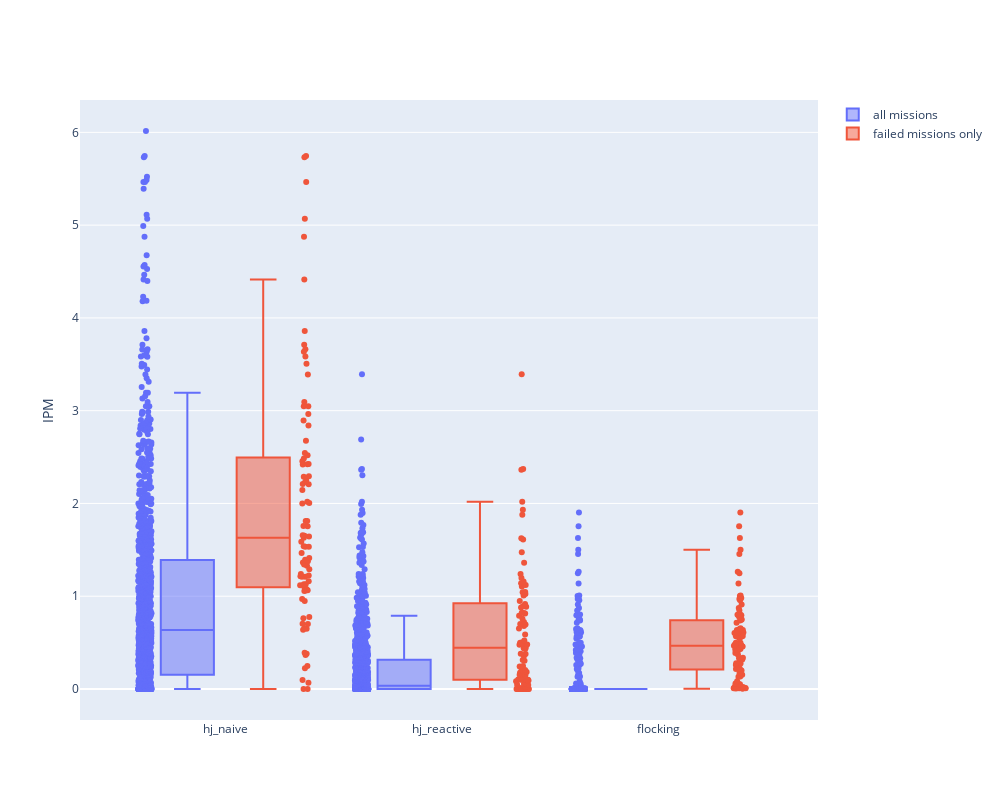

Notebook code cell kept with this figure:
### Code cell
# extract missions for which flocking failed to maintain connectivity
failed_idx_flocking = metrics_hj_flocking["Isolated_platform_metric"]>0

failed_hj_flocking =  metrics_hj_flocking[failed_idx_flocking]
failed_hj_naive = metrics_hj_naive[failed_idx_flocking]
failed_hj_reactive = metrics_hj_reactive[failed_idx_flocking]

ipm_dict_all= {"hj_naive": metrics_hj_naive["Isolated_platform_metric"],
                      "hj_reactive": metrics_hj_reactive["Isolated_platform_metric"],
                      "flocking":metrics_hj_flocking["Isolated_platform_metric"]}

ipm_dict_failed_connect= {"hj_naive": failed_connectivity_hj_naive["Isolated_platform_metric"],
                      "hj_reactive": failed_connectivity_hj_reactive["Isolated_platform_metric"],
                      "flocking":failed_connectivity_hj_flocking["Isolated_platform_metric"]}

all_x_ticks = ['hj_naive']*len(metrics_hj_naive) + ['hj_reactive']*len(metrics_hj_reactive) + ['flocking']*len(metrics_hj_flocking)
all_missions = list(metrics_hj_naive["Isolated_platform_metric"])+list(metrics_hj_reactive["Isolated_platform_metric"])+ list(metrics_hj_flocking["Isolated_platform_metric"])
failed_x_ticks = ['hj_naive']*len(failed_hj_naive) + ['hj_reactive']*len(failed_hj_reactive) + ['flocking']*len(failed_hj_flocking)
failed_missions = list(failed_hj_naive["Isolated_platform_metric"])+list(failed_hj_reactive["Isolated_platform_metric"])+ list(failed_hj_flocking["Isolated_platform_metric"])
fig = go.Figure()
# HJ naive
fig.add_trace(go.Box(x=all_x_ticks, y=all_missions, jitter=0.25, pointpos=-1.6, boxpoints='all',  line=dict(color='#636EFA'), name = 'all missions'))
fig.add_trace(go.Box(x=failed_x_ticks, y=failed_missions, jitter=0.25, pointpos=+1.6, boxpoints='all', line=dict(color='#EF553B'), name = 'failed missions only'))
fig.update_layout(
    yaxis_title='IPM',
    boxmode='group', # group together boxes of the different traces for each value of x
    height=800,
    width=1000
)

fig.show()

### Figure 1 — Plotly figure (JSON) as saved in the notebook; plotly's stock layout.template omitted (floating-point values rounded to 4 significant figures; data arrays with more than 128 entries replaced by an {"elided": "..."} marker saying what was removed)
{"data": [{"boxpoints": "all", "jitter": 0.25, "line": {"color": "#636EFA"}, "name": "all missions", "pointpos": -1.6, "type": "box", "x": {"elided": "3042 str values"}, "y": {"elided": "3042 float values"}}, {"boxpoints": "all", "jitter": 0.25, "line": {"color": "#EF553B"}, "name": "failed missions only", "pointpos": 1.6, "type": "box", "x": {"elided": "267 str values"}, "y": {"elided": "267 float values"}}], "layout": {"boxmode": "group", "height": 800, "width": 1000, "yaxis": {"title": {"text": "IPM"}}}}
